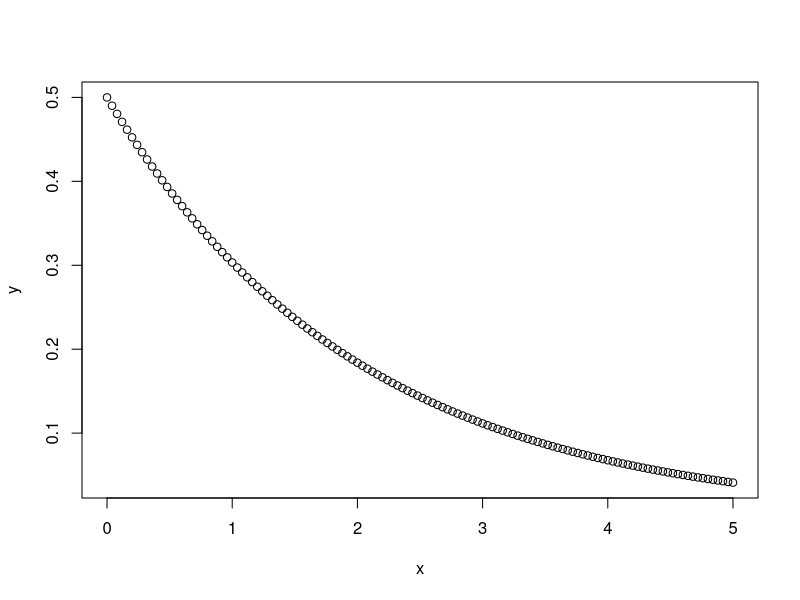
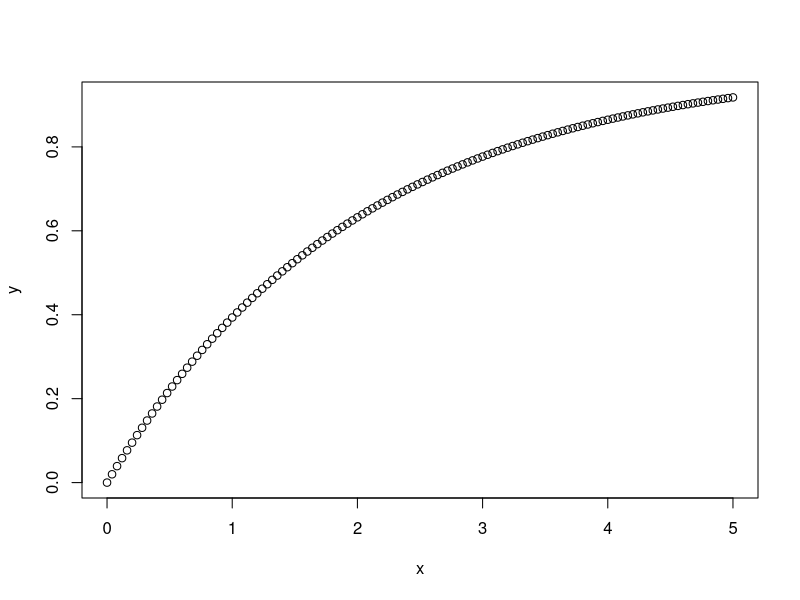
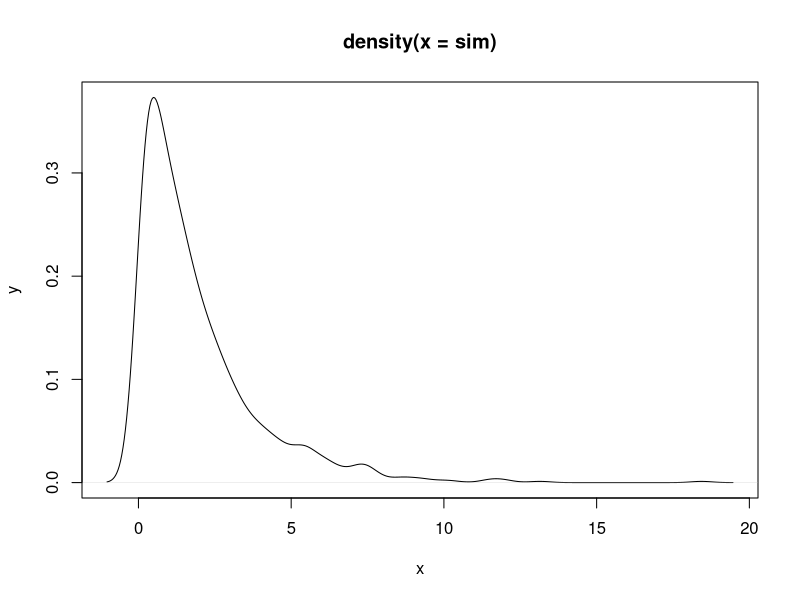

Here is the R script that generated these plots, in order:
#Q1
#(i) #method 1
ans=1-punif(45,0,60)
ans
#method2
ans=punif(45,0,60,lower.tail = FALSE)
ans

#(ii)
ans=punif(30,0,60)-punif(20,0,60)
ans

#Q2
#(a)
ans=dexp(3,1/2)
ans
#(b)
x<-seq(0,5,0.04)
y<-dexp(x,1/2)
plot(x,y,xlab='x',ylab='y')
#(c)
ans=pexp(3,1/2)
ans

#(d)
x<-seq(0,5,0.04)
y<-pexp(x,1/2)
plot(x,y,xlab='x',ylab='y')

#(e)
n=1000
sim=rexp(n,1/2) #rexp is used for random 
plot(density(sim),xlab='x',ylab='y') #density draws a smooth curve
#plot(sim,xlab='x',ylab='y')

#Q3
#(a)
alpha=2
beta=1/3
ans=pgamma(1,shape=alpha,scale=beta,lower.tail = FALSE)
ans
#(b)
ans=qgamma(0.70,shape=alpha,scale=beta)
ans